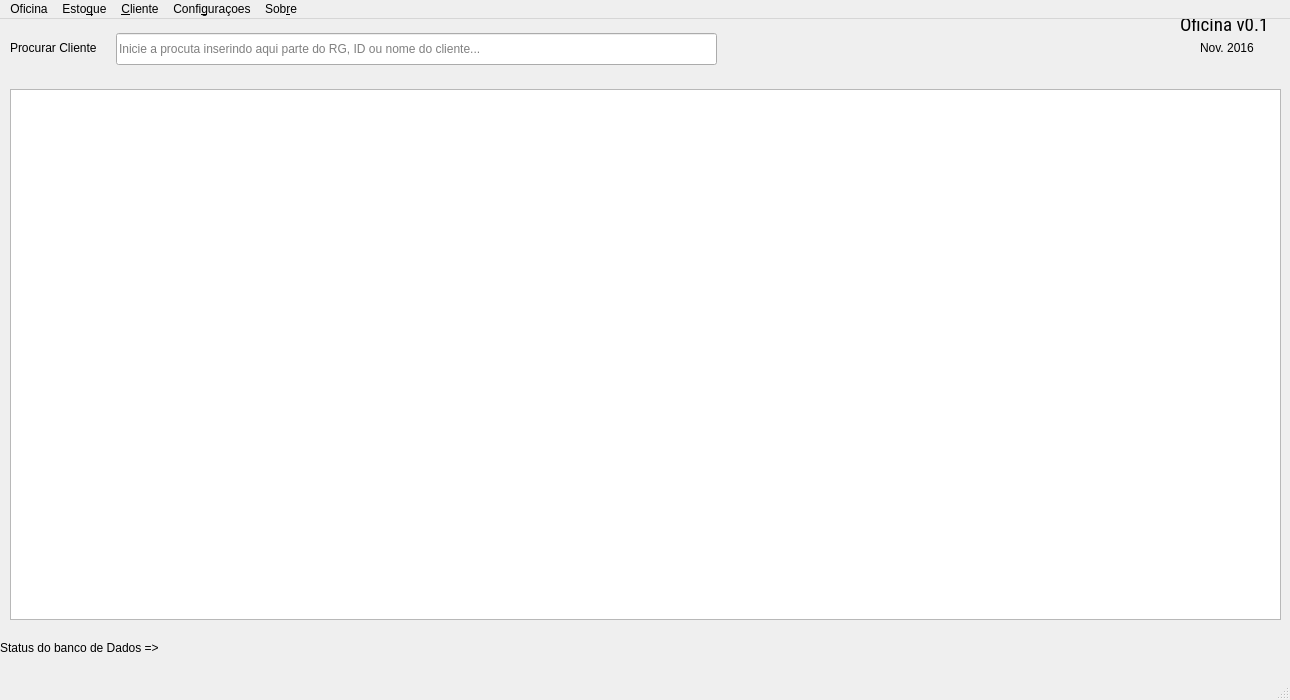
<?xml version="1.0" encoding="UTF-8"?>
<ui version="4.0">
 <class>MainWindow</class>
 <widget class="QMainWindow" name="MainWindow">
  <property name="enabled">
   <bool>true</bool>
  </property>
  <property name="geometry">
   <rect>
    <x>0</x>
    <y>0</y>
    <width>1290</width>
    <height>700</height>
   </rect>
  </property>
  <property name="sizePolicy">
   <sizepolicy hsizetype="Fixed" vsizetype="Fixed">
    <horstretch>0</horstretch>
    <verstretch>0</verstretch>
   </sizepolicy>
  </property>
  <property name="minimumSize">
   <size>
    <width>1290</width>
    <height>700</height>
   </size>
  </property>
  <property name="maximumSize">
   <size>
    <width>1290</width>
    <height>700</height>
   </size>
  </property>
  <property name="sizeIncrement">
   <size>
    <width>1369</width>
    <height>700</height>
   </size>
  </property>
  <property name="windowTitle">
   <string>Oficina 0.1</string>
  </property>
  <widget class="QWidget" name="centralWidget">
   <widget class="QTableView" name="tbl_historicoServicos">
    <property name="geometry">
     <rect>
      <x>10</x>
      <y>70</y>
      <width>1271</width>
      <height>531</height>
     </rect>
    </property>
    <property name="sizePolicy">
     <sizepolicy hsizetype="Expanding" vsizetype="Expanding">
      <horstretch>0</horstretch>
      <verstretch>0</verstretch>
     </sizepolicy>
    </property>
    <property name="toolTip">
     <string>Duplo clique no Cliente para ver todo o seu histórico de serviços.</string>
    </property>
    <property name="lineWidth">
     <number>0</number>
    </property>
    <property name="horizontalScrollBarPolicy">
     <enum>Qt::ScrollBarAsNeeded</enum>
    </property>
    <property name="sizeAdjustPolicy">
     <enum>QAbstractScrollArea::AdjustToContentsOnFirstShow</enum>
    </property>
    <property name="editTriggers">
     <set>QAbstractItemView::NoEditTriggers</set>
    </property>
    <property name="sortingEnabled">
     <bool>true</bool>
    </property>
    <attribute name="horizontalHeaderCascadingSectionResizes">
     <bool>true</bool>
    </attribute>
    <attribute name="verticalHeaderVisible">
     <bool>false</bool>
    </attribute>
    <attribute name="verticalHeaderCascadingSectionResizes">
     <bool>true</bool>
    </attribute>
   </widget>
   <widget class="QLabel" name="lbl_bancodeDados">
    <property name="geometry">
     <rect>
      <x>0</x>
      <y>620</y>
      <width>171</width>
      <height>18</height>
     </rect>
    </property>
    <property name="text">
     <string>Status do banco de Dados =&gt; </string>
    </property>
   </widget>
   <widget class="QLabel" name="lbl_emoticonStatusConexao">
    <property name="geometry">
     <rect>
      <x>130</x>
      <y>600</y>
      <width>81</width>
      <height>51</height>
     </rect>
    </property>
    <property name="text">
     <string/>
    </property>
   </widget>
   <widget class="QLabel" name="lbl_Oficina">
    <property name="geometry">
     <rect>
      <x>1180</x>
      <y>-10</y>
      <width>121</width>
      <height>31</height>
     </rect>
    </property>
    <property name="font">
     <font>
      <family>Roboto Condensed</family>
      <pointsize>14</pointsize>
      <weight>50</weight>
      <bold>false</bold>
     </font>
    </property>
    <property name="text">
     <string>Oficina v0.1</string>
    </property>
    <property name="textFormat">
     <enum>Qt::PlainText</enum>
    </property>
   </widget>
   <widget class="QLabel" name="lbl_procurar">
    <property name="geometry">
     <rect>
      <x>10</x>
      <y>20</y>
      <width>99</width>
      <height>18</height>
     </rect>
    </property>
    <property name="text">
     <string>Procurar Cliente</string>
    </property>
   </widget>
   <widget class="QLineEdit" name="line_RGouCPFouNome">
    <property name="geometry">
     <rect>
      <x>116</x>
      <y>14</y>
      <width>601</width>
      <height>32</height>
     </rect>
    </property>
    <property name="text">
     <string/>
    </property>
    <property name="placeholderText">
     <string>Inicie a procuta inserindo aqui parte do RG, ID ou nome do cliente...</string>
    </property>
   </widget>
   <widget class="QLabel" name="label">
    <property name="geometry">
     <rect>
      <x>1200</x>
      <y>20</y>
      <width>71</width>
      <height>18</height>
     </rect>
    </property>
    <property name="text">
     <string>Nov. 2016</string>
    </property>
   </widget>
   <widget class="QLabel" name="lbl_BigCarIcon">
    <property name="geometry">
     <rect>
      <x>920</x>
      <y>0</y>
      <width>261</width>
      <height>91</height>
     </rect>
    </property>
    <property name="text">
     <string/>
    </property>
   </widget>
   <zorder>lbl_procurar</zorder>
   <zorder>line_RGouCPFouNome</zorder>
   <zorder>tbl_historicoServicos</zorder>
   <zorder>lbl_bancodeDados</zorder>
   <zorder>lbl_emoticonStatusConexao</zorder>
   <zorder>lbl_Oficina</zorder>
   <zorder>label</zorder>
   <zorder>lbl_BigCarIcon</zorder>
  </widget>
  <widget class="QStatusBar" name="statusBar"/>
  <widget class="QMenuBar" name="menuBar">
   <property name="geometry">
    <rect>
     <x>0</x>
     <y>0</y>
     <width>1290</width>
     <height>30</height>
    </rect>
   </property>
   <widget class="QMenu" name="menuOficina">
    <property name="title">
     <string>Oficina</string>
    </property>
    <addaction name="actionSair"/>
   </widget>
   <widget class="QMenu" name="menuCadastrois">
    <property name="title">
     <string>Esto&amp;que</string>
    </property>
    <addaction name="actionAddPeca"/>
    <addaction name="actionEstoque"/>
   </widget>
   <widget class="QMenu" name="menuSobre">
    <property name="title">
     <string>Sob&amp;re</string>
    </property>
    <addaction name="actionSobreOficina"/>
   </widget>
   <widget class="QMenu" name="menuCliente">
    <property name="title">
     <string>&amp;Cliente</string>
    </property>
    <addaction name="actionAddCliente"/>
   </widget>
   <widget class="QMenu" name="menuRoot">
    <property name="title">
     <string>Confi&amp;guraçoes</string>
    </property>
    <addaction name="actionAlterar_Custo_da_Hora"/>
   </widget>
   <addaction name="menuOficina"/>
   <addaction name="menuCadastrois"/>
   <addaction name="menuCliente"/>
   <addaction name="menuRoot"/>
   <addaction name="menuSobre"/>
  </widget>
  <action name="actionAddServico">
   <property name="text">
    <string>&amp;Novo serviço</string>
   </property>
  </action>
  <action name="actionAddCliente">
   <property name="text">
    <string>Cadastrar &amp;Cliente</string>
   </property>
  </action>
  <action name="actionAddPeca">
   <property name="text">
    <string>Cadastrar Nova &amp;Peça</string>
   </property>
  </action>
  <action name="actionListClientes">
   <property name="text">
    <string>&amp;Listar Todos os Clientes</string>
   </property>
  </action>
  <action name="actionEstoque">
   <property name="text">
    <string>&amp;Controle do Estoque</string>
   </property>
  </action>
  <action name="actionListarServicos_em_Aberto">
   <property name="text">
    <string>Serviços em Aberto</string>
   </property>
  </action>
  <action name="actionContas_A_pagar">
   <property name="text">
    <string>&amp;A pagar</string>
   </property>
  </action>
  <action name="actionContas_A_Receber">
   <property name="text">
    <string>A &amp;Receber</string>
   </property>
  </action>
  <action name="actionListarServicos_em_aberto">
   <property name="text">
    <string>&amp;Serviços em aberto</string>
   </property>
  </action>
  <action name="actionSair">
   <property name="text">
    <string>Sa&amp;ir</string>
   </property>
  </action>
  <action name="actionSobreOficina">
   <property name="text">
    <string>&amp;Oficina</string>
   </property>
  </action>
  <action name="actionAdicionar_Carro_a_Cliente">
   <property name="text">
    <string>&amp;Adicionar Carro a Cliente</string>
   </property>
  </action>
  <action name="actionInforma_es_sobre_Cliente">
   <property name="text">
    <string>&amp;Informações sobre Cliente</string>
   </property>
  </action>
  <action name="actionAdicionar_Estoque_a_pe_a_existente">
   <property name="text">
    <string>&amp;Entrada de Peças</string>
   </property>
  </action>
  <action name="actionAlterar_Custo_da_Hora">
   <property name="text">
    <string>&amp;Alterar Custo da Hora</string>
   </property>
  </action>
 </widget>
 <layoutdefault spacing="6" margin="11"/>
 <resources/>
 <connections/>
</ui>
